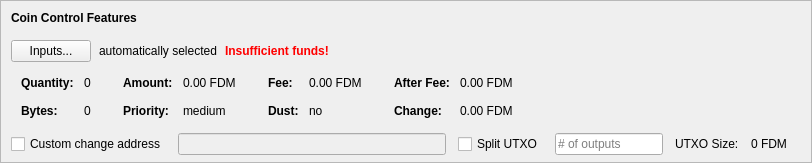
    <widget class="QFrame" name="frameCoinControl">
     <property name="sizePolicy">
      <sizepolicy hsizetype="Expanding" vsizetype="Expanding">
       <horstretch>0</horstretch>
       <verstretch>0</verstretch>
      </sizepolicy>
     </property>
     <property name="maximumSize">
      <size>
       <width>16777215</width>
       <height>16777215</height>
      </size>
     </property>
     <property name="frameShape">
      <enum>QFrame::StyledPanel</enum>
     </property>
     <property name="frameShadow">
      <enum>QFrame::Sunken</enum>
     </property>
     <layout class="QVBoxLayout" name="verticalLayoutCoinControl2">
      <property name="spacing">
       <number>0</number>
      </property>
      <property name="leftMargin">
       <number>0</number>
      </property>
      <property name="topMargin">
       <number>0</number>
      </property>
      <property name="rightMargin">
       <number>0</number>
      </property>
      <property name="bottomMargin">
       <number>6</number>
      </property>
      <item>
       <layout class="QVBoxLayout" name="verticalLayoutCoinControl" stretch="0,0,0,0,1">
        <property name="spacing">
         <number>0</number>
        </property>
        <property name="leftMargin">
         <number>10</number>
        </property>
        <property name="topMargin">
         <number>10</number>
        </property>
        <item>
         <layout class="QHBoxLayout" name="horizontalLayoutCoinControl1">
          <property name="bottomMargin">
           <number>15</number>
          </property>
          <item>
           <widget class="QLabel" name="labelCoinControlFeatures">
            <property name="sizePolicy">
             <sizepolicy hsizetype="Preferred" vsizetype="Maximum">
              <horstretch>0</horstretch>
              <verstretch>0</verstretch>
             </sizepolicy>
            </property>
            <property name="font">
             <font>
              <weight>75</weight>
              <bold>true</bold>
             </font>
            </property>
            <property name="styleSheet">
             <string notr="true">font-weight:bold;</string>
            </property>
            <property name="text">
             <string>Coin Control Features</string>
            </property>
           </widget>
          </item>
         </layout>
        </item>
        <item>
         <layout class="QHBoxLayout" name="horizontalLayoutCoinControl2" stretch="0,0,0,0">
          <property name="spacing">
           <number>8</number>
          </property>
          <property name="bottomMargin">
           <number>10</number>
          </property>
          <item>
           <widget class="QPushButton" name="pushButtonCoinControl">
            <property name="styleSheet">
             <string notr="true"/>
            </property>
            <property name="text">
             <string>Inputs...</string>
            </property>
            <property name="autoDefault">
             <bool>false</bool>
            </property>
           </widget>
          </item>
          <item>
           <widget class="QLabel" name="labelCoinControlAutomaticallySelected">
            <property name="text">
             <string>automatically selected</string>
            </property>
            <property name="margin">
             <number>5</number>
            </property>
           </widget>
          </item>
          <item>
           <widget class="QLabel" name="labelCoinControlInsuffFunds">
            <property name="font">
             <font>
              <weight>75</weight>
              <bold>true</bold>
             </font>
            </property>
            <property name="styleSheet">
             <string notr="true">color:red;font-weight:bold;</string>
            </property>
            <property name="text">
             <string>Insufficient funds!</string>
            </property>
            <property name="margin">
             <number>5</number>
            </property>
           </widget>
          </item>
          <item>
           <spacer name="horizontalSpacerCoinControl">
            <property name="orientation">
             <enum>Qt::Horizontal</enum>
            </property>
            <property name="sizeHint" stdset="0">
             <size>
              <width>40</width>
              <height>1</height>
             </size>
            </property>
           </spacer>
          </item>
         </layout>
        </item>
        <item>
         <widget class="QWidget" name="widgetCoinControl" native="true">
          <property name="sizePolicy">
           <sizepolicy hsizetype="Preferred" vsizetype="Preferred">
            <horstretch>0</horstretch>
            <verstretch>0</verstretch>
           </sizepolicy>
          </property>
          <property name="minimumSize">
           <size>
            <width>0</width>
            <height>0</height>
           </size>
          </property>
          <property name="styleSheet">
           <string notr="true"/>
          </property>
          <layout class="QHBoxLayout" name="horizontalLayoutCoinControl5">
           <property name="leftMargin">
            <number>0</number>
           </property>
           <property name="topMargin">
            <number>0</number>
           </property>
           <property name="rightMargin">
            <number>0</number>
           </property>
           <property name="bottomMargin">
            <number>0</number>
           </property>
           <item>
            <layout class="QHBoxLayout" name="horizontalLayoutCoinControl3" stretch="0,0,0,1">
             <property name="spacing">
              <number>20</number>
             </property>
             <property name="topMargin">
              <number>0</number>
             </property>
             <property name="bottomMargin">
              <number>10</number>
             </property>
             <item>
              <layout class="QFormLayout" name="formLayoutCoinControl1">
               <property name="horizontalSpacing">
                <number>10</number>
               </property>
               <property name="verticalSpacing">
                <number>14</number>
               </property>
               <property name="leftMargin">
                <number>10</number>
               </property>
               <property name="topMargin">
                <number>4</number>
               </property>
               <property name="rightMargin">
                <number>6</number>
               </property>
               <item row="0" column="0">
                <widget class="QLabel" name="labelCoinControlQuantityText">
                 <property name="font">
                  <font>
                   <weight>75</weight>
                   <bold>true</bold>
                  </font>
                 </property>
                 <property name="text">
                  <string>Quantity:</string>
                 </property>
                 <property name="margin">
                  <number>0</number>
                 </property>
                </widget>
               </item>
               <item row="0" column="1">
                <widget class="QLabel" name="labelCoinControlQuantity">
                 <property name="cursor">
                  <cursorShape>IBeamCursor</cursorShape>
                 </property>
                 <property name="contextMenuPolicy">
                  <enum>Qt::ActionsContextMenu</enum>
                 </property>
                 <property name="text">
                  <string notr="true">0</string>
                 </property>
                 <property name="margin">
                  <number>0</number>
                 </property>
                 <property name="textInteractionFlags">
                  <set>Qt::LinksAccessibleByMouse|Qt::TextSelectableByKeyboard|Qt::TextSelectableByMouse</set>
                 </property>
                </widget>
               </item>
               <item row="1" column="0">
                <widget class="QLabel" name="labelCoinControlBytesText">
                 <property name="font">
                  <font>
                   <weight>75</weight>
                   <bold>true</bold>
                  </font>
                 </property>
                 <property name="text">
                  <string>Bytes:</string>
                 </property>
                </widget>
               </item>
               <item row="1" column="1">
                <widget class="QLabel" name="labelCoinControlBytes">
                 <property name="cursor">
                  <cursorShape>IBeamCursor</cursorShape>
                 </property>
                 <property name="contextMenuPolicy">
                  <enum>Qt::ActionsContextMenu</enum>
                 </property>
                 <property name="text">
                  <string notr="true">0</string>
                 </property>
                 <property name="textInteractionFlags">
                  <set>Qt::LinksAccessibleByMouse|Qt::TextSelectableByKeyboard|Qt::TextSelectableByMouse</set>
                 </property>
                </widget>
               </item>
              </layout>
             </item>
             <item>
              <layout class="QFormLayout" name="formLayoutCoinControl2">
               <property name="horizontalSpacing">
                <number>10</number>
               </property>
               <property name="verticalSpacing">
                <number>14</number>
               </property>
               <property name="leftMargin">
                <number>6</number>
               </property>
               <property name="topMargin">
                <number>4</number>
               </property>
               <property name="rightMargin">
                <number>6</number>
               </property>
               <item row="0" column="0">
                <widget class="QLabel" name="labelCoinControlAmountText">
                 <property name="font">
                  <font>
                   <weight>75</weight>
                   <bold>true</bold>
                  </font>
                 </property>
                 <property name="text">
                  <string>Amount:</string>
                 </property>
                 <property name="margin">
                  <number>0</number>
                 </property>
                </widget>
               </item>
               <item row="0" column="1">
                <widget class="QLabel" name="labelCoinControlAmount">
                 <property name="cursor">
                  <cursorShape>IBeamCursor</cursorShape>
                 </property>
                 <property name="contextMenuPolicy">
                  <enum>Qt::ActionsContextMenu</enum>
                 </property>
                 <property name="text">
                  <string notr="true">0.00 FDM</string>
                 </property>
                 <property name="textInteractionFlags">
                  <set>Qt::LinksAccessibleByMouse|Qt::TextSelectableByKeyboard|Qt::TextSelectableByMouse</set>
                 </property>
                </widget>
               </item>
               <item row="1" column="0">
                <widget class="QLabel" name="labelCoinControlPriorityText">
                 <property name="font">
                  <font>
                   <weight>75</weight>
                   <bold>true</bold>
                  </font>
                 </property>
                 <property name="text">
                  <string>Priority:</string>
                 </property>
                </widget>
               </item>
               <item row="1" column="1">
                <widget class="QLabel" name="labelCoinControlPriority">
                 <property name="cursor">
                  <cursorShape>IBeamCursor</cursorShape>
                 </property>
                 <property name="contextMenuPolicy">
                  <enum>Qt::ActionsContextMenu</enum>
                 </property>
                 <property name="text">
                  <string>medium</string>
                 </property>
                 <property name="textInteractionFlags">
                  <set>Qt::LinksAccessibleByMouse|Qt::TextSelectableByKeyboard|Qt::TextSelectableByMouse</set>
                 </property>
                </widget>
               </item>
              </layout>
             </item>
             <item>
              <layout class="QFormLayout" name="formLayoutCoinControl3">
               <property name="horizontalSpacing">
                <number>10</number>
               </property>
               <property name="verticalSpacing">
                <number>14</number>
               </property>
               <property name="leftMargin">
                <number>6</number>
               </property>
               <property name="topMargin">
                <number>4</number>
               </property>
               <property name="rightMargin">
                <number>6</number>
               </property>
               <item row="0" column="0">
                <widget class="QLabel" name="labelCoinControlFeeText">
                 <property name="font">
                  <font>
                   <weight>75</weight>
                   <bold>true</bold>
                  </font>
                 </property>
                 <property name="text">
                  <string>Fee:</string>
                 </property>
                 <property name="margin">
                  <number>0</number>
                 </property>
                </widget>
               </item>
               <item row="0" column="1">
                <widget class="QLabel" name="labelCoinControlFee">
                 <property name="cursor">
                  <cursorShape>IBeamCursor</cursorShape>
                 </property>
                 <property name="contextMenuPolicy">
                  <enum>Qt::ActionsContextMenu</enum>
                 </property>
                 <property name="text">
                  <string notr="true">0.00 FDM</string>
                 </property>
                 <property name="textInteractionFlags">
                  <set>Qt::LinksAccessibleByMouse|Qt::TextSelectableByKeyboard|Qt::TextSelectableByMouse</set>
                 </property>
                </widget>
               </item>
               <item row="1" column="0">
                <widget class="QLabel" name="labelCoinControlLowOutputText">
                 <property name="font">
                  <font>
                   <weight>75</weight>
                   <bold>true</bold>
                  </font>
                 </property>
                 <property name="text">
                  <string>Dust:</string>
                 </property>
                </widget>
               </item>
               <item row="1" column="1">
                <widget class="QLabel" name="labelCoinControlLowOutput">
                 <property name="cursor">
                  <cursorShape>IBeamCursor</cursorShape>
                 </property>
                 <property name="contextMenuPolicy">
                  <enum>Qt::ActionsContextMenu</enum>
                 </property>
                 <property name="text">
                  <string>no</string>
                 </property>
                 <property name="textInteractionFlags">
                  <set>Qt::LinksAccessibleByMouse|Qt::TextSelectableByKeyboard|Qt::TextSelectableByMouse</set>
                 </property>
                </widget>
               </item>
              </layout>
             </item>
             <item>
              <layout class="QFormLayout" name="formLayoutCoinControl4">
               <property name="horizontalSpacing">
                <number>10</number>
               </property>
               <property name="verticalSpacing">
                <number>14</number>
               </property>
               <property name="leftMargin">
                <number>6</number>
               </property>
               <property name="topMargin">
                <number>4</number>
               </property>
               <property name="rightMargin">
                <number>6</number>
               </property>
               <item row="0" column="0">
                <widget class="QLabel" name="labelCoinControlAfterFeeText">
                 <property name="font">
                  <font>
                   <weight>75</weight>
                   <bold>true</bold>
                  </font>
                 </property>
                 <property name="text">
                  <string>After Fee:</string>
                 </property>
                 <property name="margin">
                  <number>0</number>
                 </property>
                </widget>
               </item>
               <item row="0" column="1">
                <widget class="QLabel" name="labelCoinControlAfterFee">
                 <property name="cursor">
                  <cursorShape>IBeamCursor</cursorShape>
                 </property>
                 <property name="contextMenuPolicy">
                  <enum>Qt::ActionsContextMenu</enum>
                 </property>
                 <property name="text">
                  <string notr="true">0.00 FDM</string>
                 </property>
                 <property name="textInteractionFlags">
                  <set>Qt::LinksAccessibleByMouse|Qt::TextSelectableByKeyboard|Qt::TextSelectableByMouse</set>
                 </property>
                </widget>
               </item>
               <item row="1" column="0">
                <widget class="QLabel" name="labelCoinControlChangeText">
                 <property name="font">
                  <font>
                   <weight>75</weight>
                   <bold>true</bold>
                  </font>
                 </property>
                 <property name="text">
                  <string>Change:</string>
                 </property>
                </widget>
               </item>
               <item row="1" column="1">
                <widget class="QLabel" name="labelCoinControlChange">
                 <property name="cursor">
                  <cursorShape>IBeamCursor</cursorShape>
                 </property>
                 <property name="contextMenuPolicy">
                  <enum>Qt::ActionsContextMenu</enum>
                 </property>
                 <property name="text">
                  <string notr="true">0.00 FDM</string>
                 </property>
                 <property name="textInteractionFlags">
                  <set>Qt::LinksAccessibleByMouse|Qt::TextSelectableByKeyboard|Qt::TextSelectableByMouse</set>
                 </property>
                </widget>
               </item>
              </layout>
             </item>
            </layout>
           </item>
          </layout>
         </widget>
        </item>
        <item>
         <layout class="QHBoxLayout" name="horizontalLayoutCoinControl4" stretch="0,0,0,0,0,0,0">
          <property name="spacing">
           <number>12</number>
          </property>
          <property name="sizeConstraint">
           <enum>QLayout::SetDefaultConstraint</enum>
          </property>
          <property name="topMargin">
           <number>5</number>
          </property>
          <property name="rightMargin">
           <number>5</number>
          </property>
          <item>
           <widget class="QCheckBox" name="checkBoxCoinControlChange">
            <property name="toolTip">
             <string>If this is activated, but the change address is empty or invalid, change will be sent to a newly generated address.</string>
            </property>
            <property name="text">
             <string>Custom change address</string>
            </property>
           </widget>
          </item>
          <item>
           <widget class="QValidatedLineEdit" name="lineEditCoinControlChange">
            <property name="enabled">
             <bool>false</bool>
            </property>
            <property name="sizePolicy">
             <sizepolicy hsizetype="Expanding" vsizetype="Fixed">
              <horstretch>0</horstretch>
              <verstretch>0</verstretch>
             </sizepolicy>
            </property>
           </widget>
          </item>
          <item>
           <widget class="QCheckBox" name="splitBlockCheckBox">
            <property name="text">
             <string>Split UTXO</string>
            </property>
           </widget>
          </item>
          <item>
           <widget class="QLineEdit" name="splitBlockLineEdit">
            <property name="sizePolicy">
             <sizepolicy hsizetype="Fixed" vsizetype="Fixed">
              <horstretch>50</horstretch>
              <verstretch>0</verstretch>
             </sizepolicy>
            </property>
            <property name="placeholderText">
             <string># of outputs</string>
            </property>
           </widget>
          </item>
          <item>
           <widget class="QLabel" name="labelBlockSizeText">
            <property name="text">
             <string>UTXO Size:</string>
            </property>
           </widget>
          </item>
          <item>
           <widget class="QLabel" name="labelBlockSize">
            <property name="text">
             <string>0 FDM</string>
            </property>
           </widget>
          </item>
          <item>
           <widget class="QLabel" name="labelCoinControlChangeLabel">
            <property name="sizePolicy">
             <sizepolicy hsizetype="Preferred" vsizetype="Expanding">
              <horstretch>0</horstretch>
              <verstretch>0</verstretch>
             </sizepolicy>
            </property>
            <property name="minimumSize">
             <size>
              <width>0</width>
              <height>0</height>
             </size>
            </property>
            <property name="text">
             <string/>
            </property>
            <property name="margin">
             <number>3</number>
            </property>
           </widget>
          </item>
         </layout>
        </item>
        <item>
         <spacer name="verticalSpacerCoinControl">
          <property name="orientation">
           <enum>Qt::Vertical</enum>
          </property>
          <property name="sizeHint" stdset="0">
           <size>
            <width>800</width>
            <height>1</height>
           </size>
          </property>
         </spacer>
        </item>
       </layout>
      </item>
     </layout>
    </widget>
